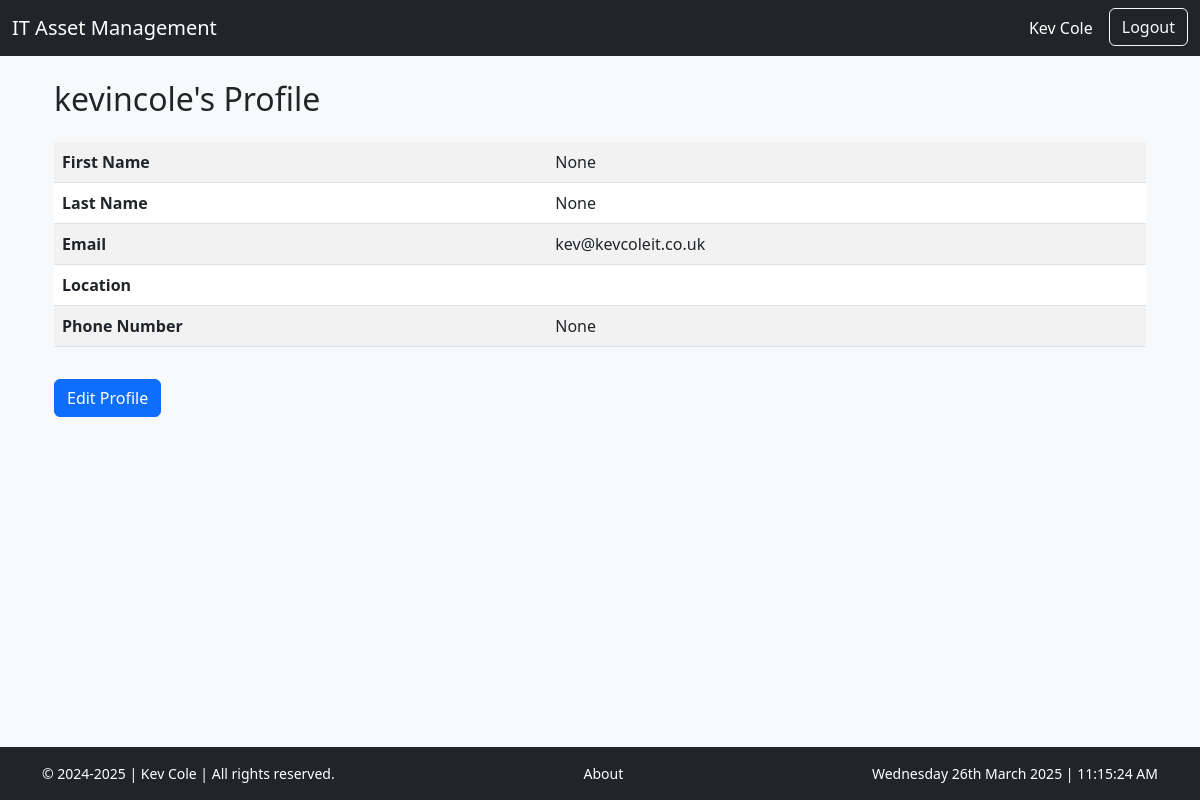
The page /accounts/profile/ (signed in) on the database as committed earlier.
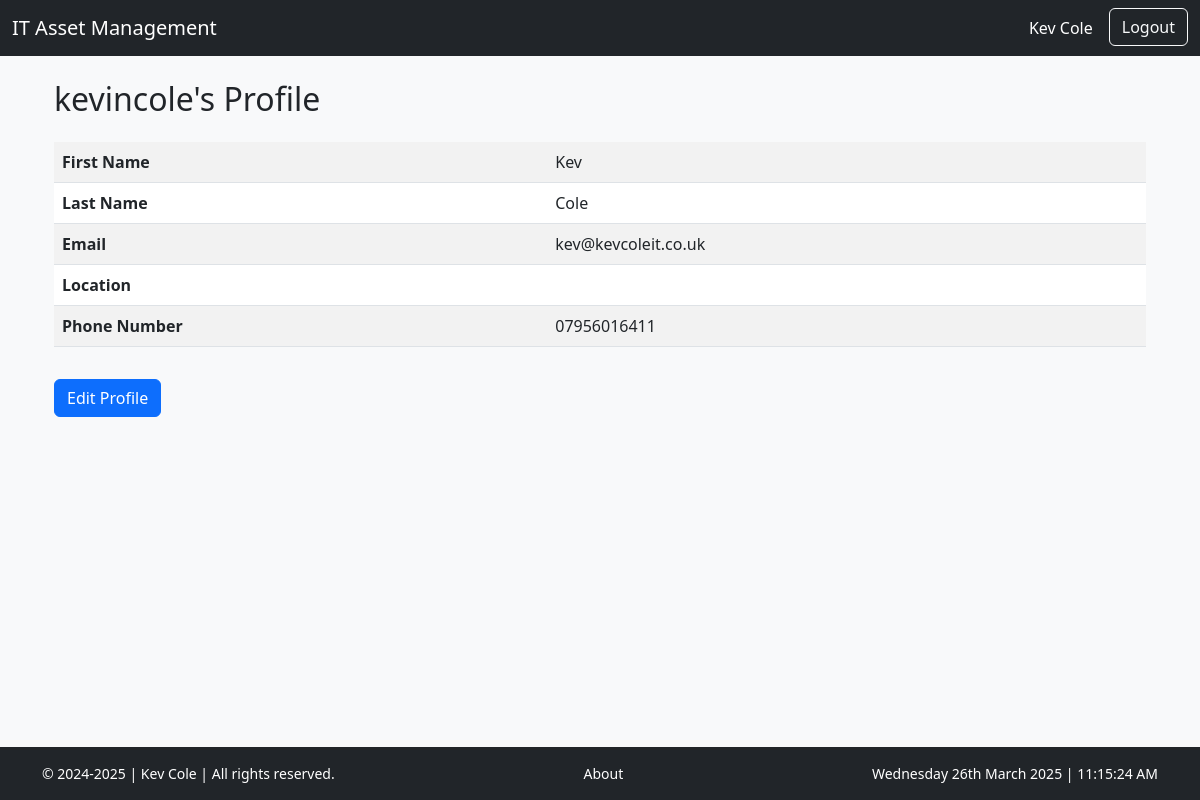
The same page on the database as committed later.
### it_asset/models.py (models this page shows, shortened)
class Profile(models.Model):
    user = models.OneToOneField(User, on_delete=models.CASCADE)
    first_name = models.CharField(max_length=30, blank=True)
    last_name = models.CharField(max_length=30, blank=True)
    location = models.CharField(max_length=100, blank=True)
    phone_number = models.CharField(max_length=15, blank=True)

### it_asset/views.py (the view)
# urls.py: path('profile/', views.user_profile, name='profile'),
@login_required
def user_profile(request):
    profile = request.user.profile  # Fetch the user's profile
    return render(request, 'profiles/profile.html', {'profile': profile})

### it_asset/templates/profiles/profile.html (shortened to what this page needs)
{% extends "base.html" %}
{% block content %}
<div class="container mt-4">
    <h2 class="mb-4">{{ user.username }}'s Profile</h2>
    <table class="table table-striped table-hover">
        <tr>
            <th>First Name</th>
            <td>{{ profile.first_name }}</td>
        </tr>
        <tr>
            <th>Last Name</th>
            <td>{{ profile.last_name }}</td>
        </tr>
        <tr>
            <th>Email</th>
            <td>{{ user.email }}</td>
        </tr>
        <tr>
            <th>Location</th>
            <td>{{ profile.location }}</td>
        </tr>
        <tr>
            <th>Phone Number</th>
            <td>{{ profile.phone_number }}</td>
        </tr>
    </table>
    <a href="{% url 'profile_edit' %}" class="btn btn-primary mt-3">Edit Profile</a>
</div>
{% endblock %}

### it_asset/templates/base.html (shortened to what this page needs)
<!DOCTYPE html>
<html lang="en">
<head>
    <link href="https://cdn.jsdelivr.net/npm/bootstrap@5.3.0-alpha1/dist/css/bootstrap.min.css" rel="stylesheet">
</head>
<body>
    <nav class="navbar navbar-expand-lg navbar-dark bg-dark">
        <div class="container-fluid">
            <a class="navbar-brand" href="/">IT Asset Management</a>
            <div class="collapse navbar-collapse" id="navbarNav">
                <ul class="navbar-nav ms-auto">
                    {% if user.is_authenticated %}
                        <li class="nav-item">
                            <a class="nav-link text-white me-2" href="{% url 'user_profile' %}">
                                {{ user.get_full_name|default:user.username }}
                            </a>
                        </li>
                        <li class="nav-item">
                            <a class="btn btn-outline-light" href="{% url 'logout' %}">Logout</a>
                        </li>
                    {% else %}
                        <li class="nav-item">
                            <a class="btn btn-outline-light" href="{% url 'login' %}">Login</a>
                        </li>
                    {% endif %}
                </ul>
            </div>
        </div>
    </nav>
    <div class="container">
        {% block content %}{% endblock %}
    </div>
    <footer class="bg-dark text-white text-center py-3 fixed-bottom">
        <div class="container d-flex justify-content-between small">
            <span>&copy; 2024-2025 | Kev Cole | All rights reserved.</span>
            <span>
                <a href="{% url 'about' %}" class="text-white text-decoration-none">About</a>
            </span>
            <span id="liveDateTime"></span>
        </div>
    </footer>
</body>
</html>

### it_asset/templates/base.html (style rules this page uses)
body { background-color: #f8f9fa; }
.navbar { margin-bottom: 20px; }

Rows that differ between the two databases and show on the page:
changed Profile: first_name "None" → "Kev"; last_name "None" → "Cole"; phone_number "None" → "07956016411"
